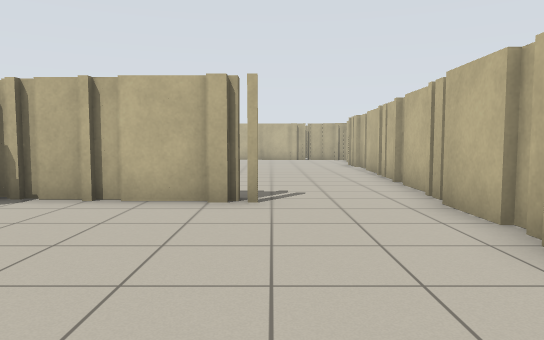
View 1 (above)

24 first-person views from a walk through a Stage world. The camera is 0.94 m above the floor, tilts 4° down and sees 70° across. The lines on the ground mark 1 m squares. The floor is counted in squares, 1 m on a side. Each view is taken from the middle of a square. On the plan, view 1 faces up. The plan holds only what a view shows up to about 13 squares ahead; the rest is blank. The place goes on beyond the plan. The robots in the file are not drawn.

View 2
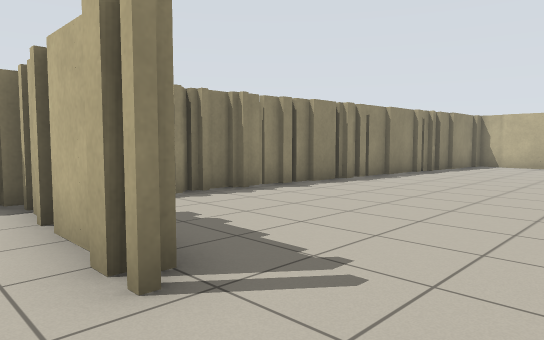

View 3
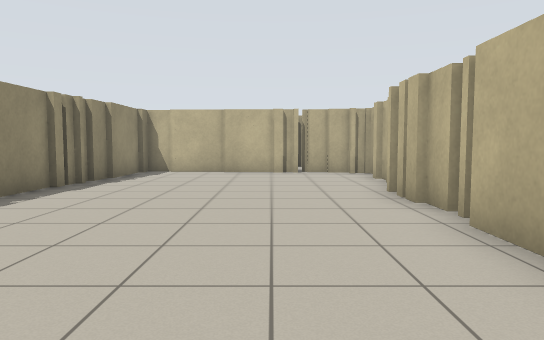

View 4
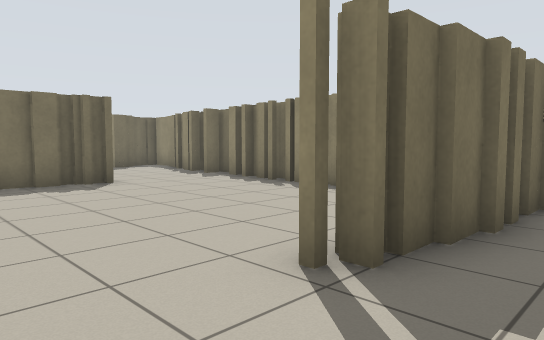

View 5
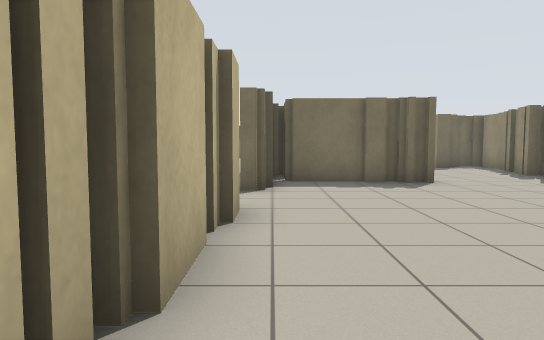

View 6
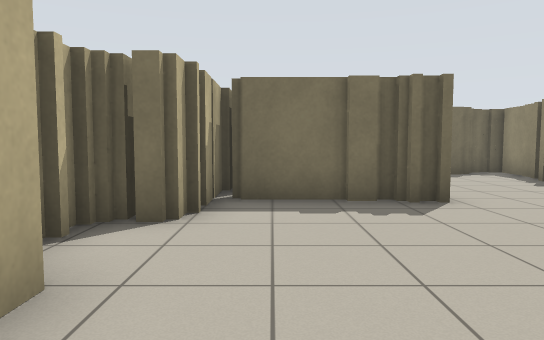

View 7
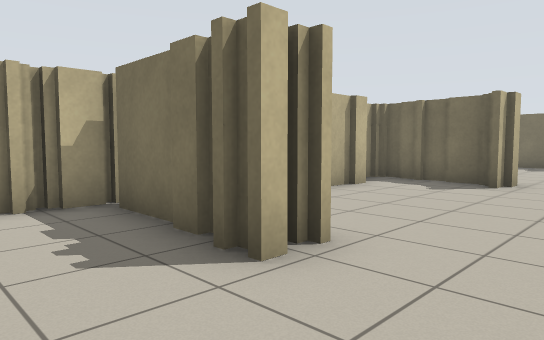

View 8
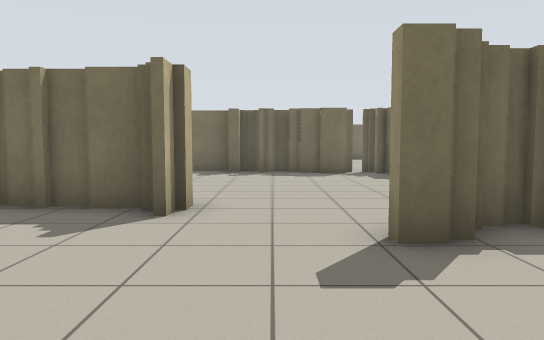

View 9
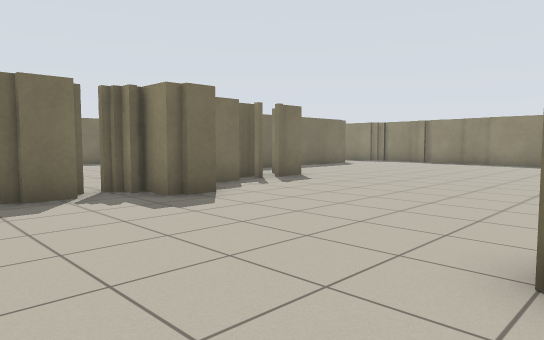

View 10
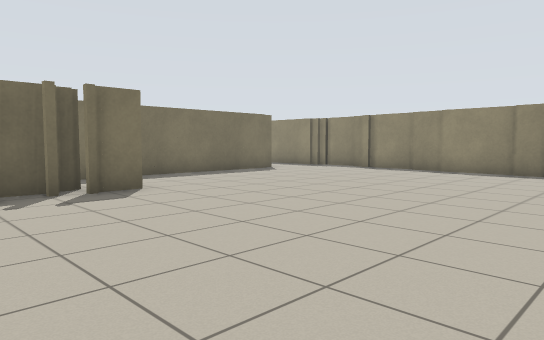

View 11
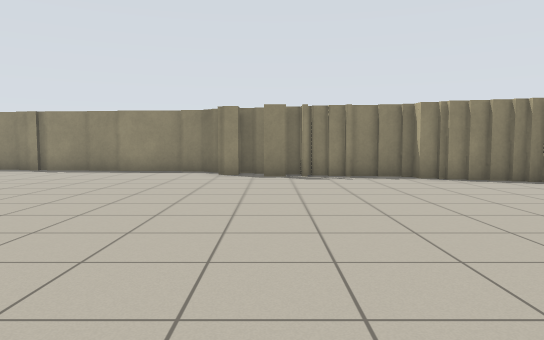

View 12
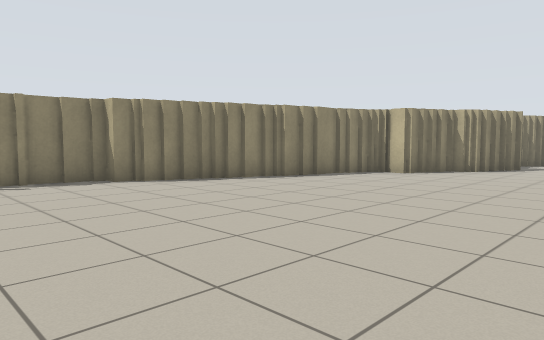

View 13
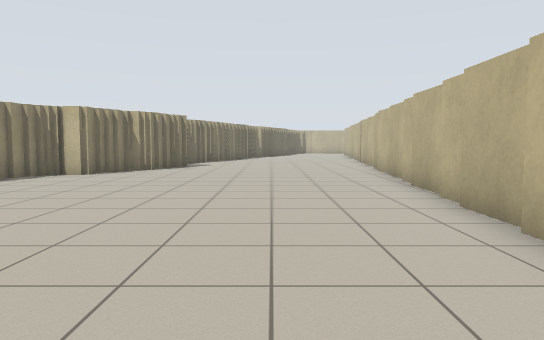

View 14
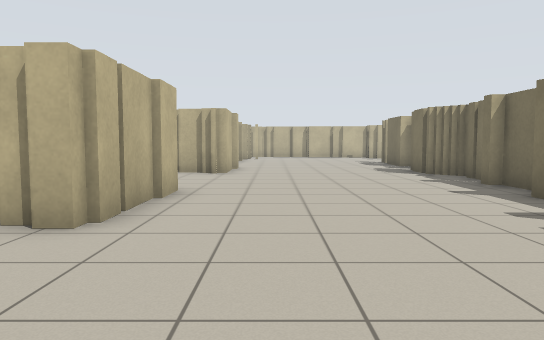

View 15
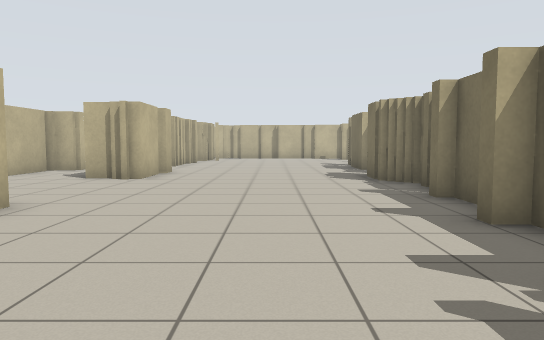

View 16
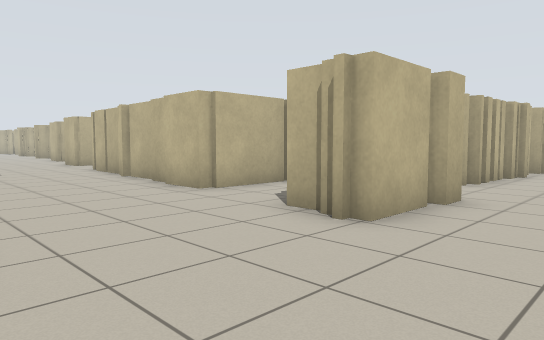

View 17
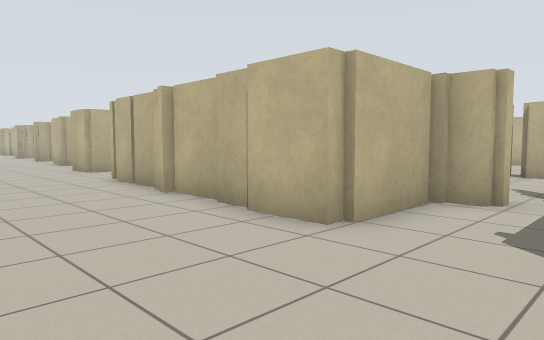

View 18
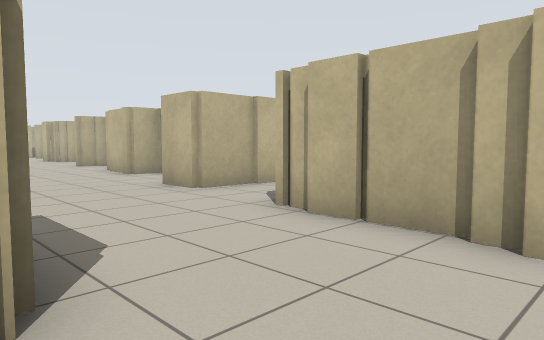

View 19
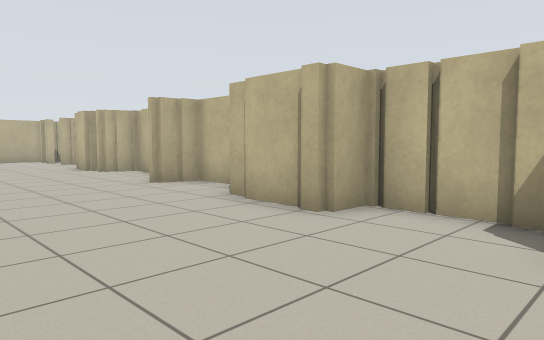

View 20
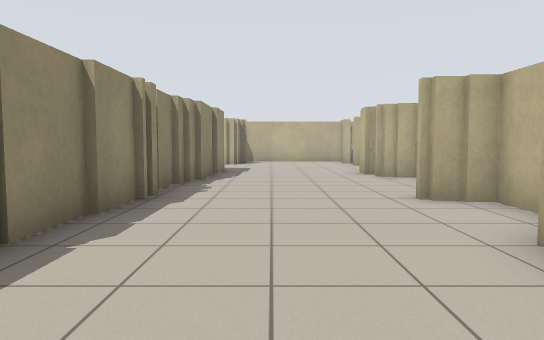

View 21
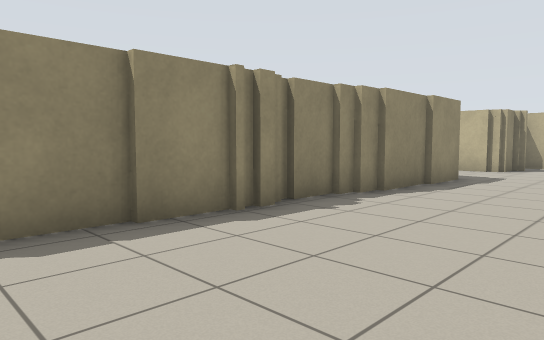

View 22
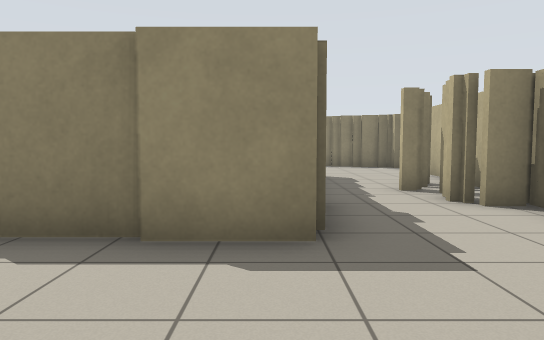

View 23
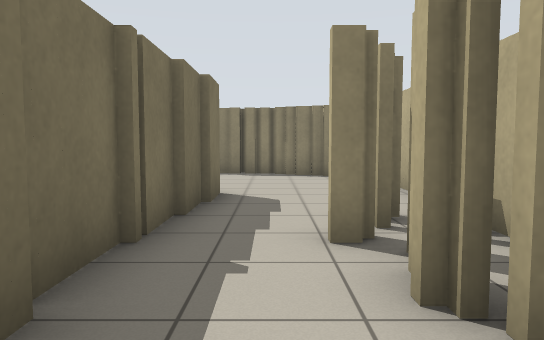

View 24
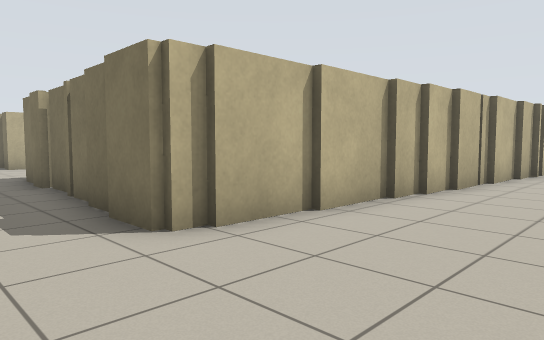

### Floor plan
Key: @ floor where view 1 was taken; # wall or solid block; . floor.
Columns run from 21 left of view 1 to 9 right of it. Each row starts with its distance up from view 1.
 24              #......####....
 23              #..............
 22              #....########..
 21               ....#......#....#
 20                ...#......#....#
 19                ..##......#....#
 18                ..#.......#.....
 17                ..#.......#.....
 16                ..#......##.....
 15                 .#......##....#
 14                 .#.......#.....
 13                 .#......##.....
 12                 .#......#.....#
 11                 .#......#.....#
 10                 ##......#.....#
  9                 #.......#.....#
  8                 #.......#.....#
  7         #.      ###.....# ....#
  6        ##.      #.###...#....##
  5       ##........#.......# ...##
  4      ##.........#.......#......
  3      #..........#.......#.....
  2      #..........#.......#...#
  1     ##..........#.......#...#
  0     #..........##....@.##...#
 -1    ##..........#...##.## ...#
 -2    #...........#...#####....#
 -3    #...........#.....  # ...#
 -4   ##...........#......  ....#
 -5   #............#......  ....###
 -6   #............#......# ......#
 -7  ##.........   ##.....##.......
 -8  ##........... #....#..#...##
 -9 ##..................####...###
-10 #..............................
-11 #..............................
-12 #..............................
-13 #..............................
-14 #.............#................
-15  .............######...........
-16  .........###  .#############
-17     .......
-18      ......
-19      #####

Where each view was taken, in squares from view 1:
view 1: 0 up, 0 right, facing up
view 2: 5 up, 2 right, facing up-left
view 3: 9 up, 1 right, facing up
view 4: 8 up, 2 right, facing down-left
view 5: 8 up, 2 right, facing down
view 6: 5 up, 1 right, facing down
view 7: 1 up, 4 left, facing down-right
view 8: 3 down, 3 left, facing down
view 9: 8 down, 3 left, facing down-left
view 10: 8 down, 8 left, facing down-left
view 11: 8 down, 8 left, facing left
view 12: 8 down, 9 left, facing up-left
view 13: 8 down, 9 left, facing up
view 14: 11 down, 6 left, facing right
view 15: 13 down, 4 left, facing right
view 16: 12 down, 2 right, facing up-right
view 17: 8 down, 3 right, facing up-right
view 18: 2 down, 3 right, facing up-right
view 19: 6 up, 4 right, facing up-right
view 20: 8 up, 6 right, facing up
view 21: 11 up, 8 right, facing up-left
view 22: 21 up, 8 right, facing left
view 23: 23 up, 4 right, facing left
view 24: 24 up, 7 left, facing down-right
